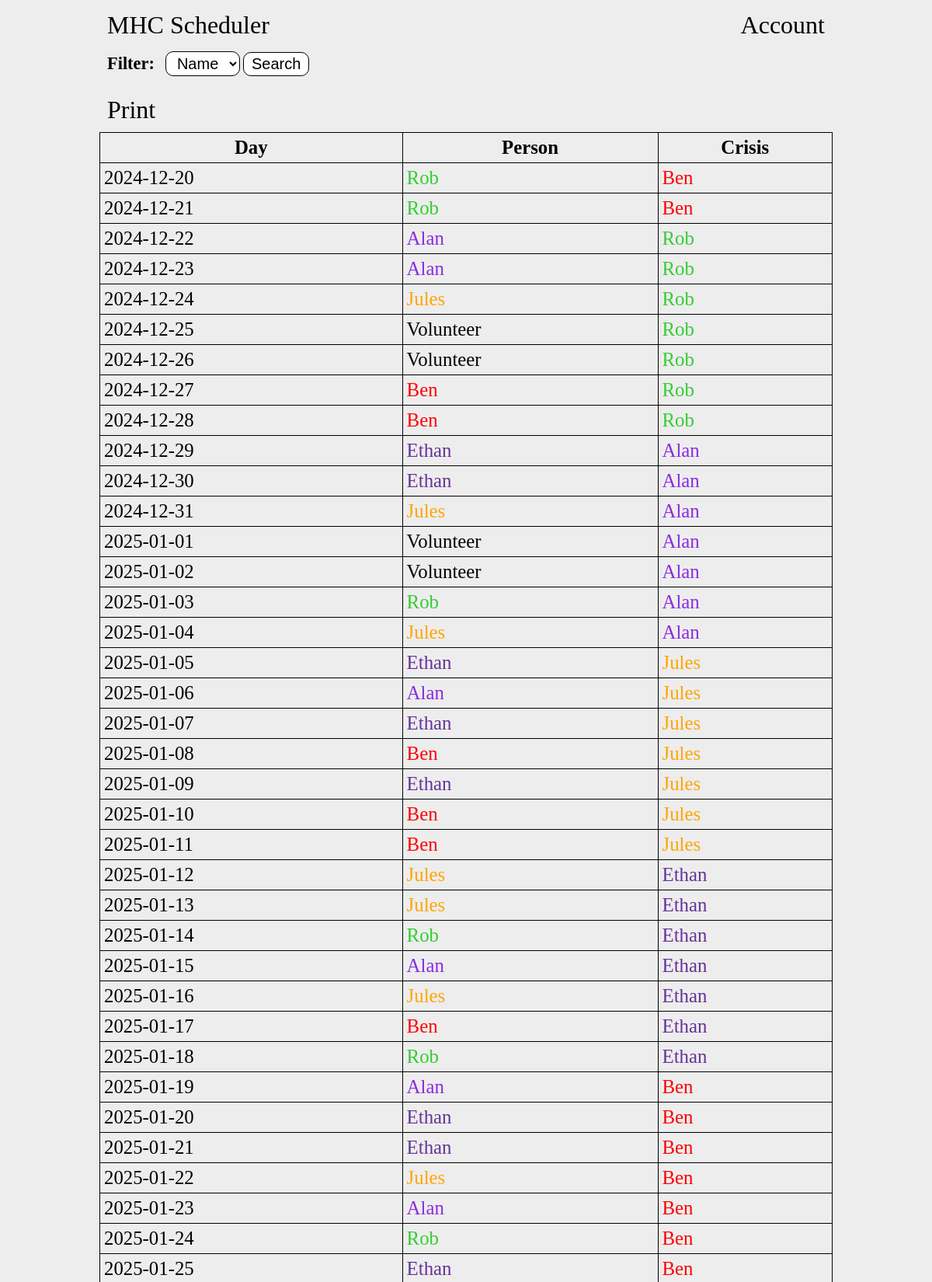
The page / (upper part) on the database its author committed.
### tables this page shows
CREATE TABLE days (id INTEGER NOT NULL, person_id INTEGER NOT NULL, date VARCHAR(255) NOT NULL, crisis_id INTEGER, completed bool, PRIMARY KEY(id), FOREIGN KEY (person_id) REFERENCES people(id));

CREATE TABLE people (id INTEGER NOT NULL, name varchar(255) NOT NULL, admin bool NOT NULL, diff int NOT NULL, password varchar(255), email varchar(255), number INTEGER, sessions bit(10), weight INTEGER, end_diff int, color varchar(255), active BOOL, activate_date varchar(255), finish_date varchar(255), PRIMARY KEY (id));

### app.py (the view)
@app.route("/", methods=["GET"])
def index():
    con = sqlite3.connect("main.db")
    con.row_factory = sqlite3.Row
    cur = con.cursor()
    cur.execute("SELECT name, id FROM people;")
    rows = cur.fetchall()
    peopleData = [dict(row) for row in rows]
    if request.args.get('person'):
        person = request.args.get('person') # Filter days so that only the selected person shows
        cur.execute("SELECT days.date, p1.id AS oncallId, p1.name AS oncall, p1.color AS oncallColor, p2.name AS crisis, p2.color AS crisisColor FROM days LEFT JOIN people p1 ON days.person_id = p1.id JOIN people p2 ON days.crisis_id = p2.id WHERE (days.person_id = ? OR days.crisis_id = ?) AND days.completed = 0 ORDER BY days.id ASC LIMIT 50", (person,person))
    else: # Display all days with a limit of 50
        cur.execute("SELECT date, p1.id AS oncallId, p1.name AS oncall, p1.color AS oncallColor, p2.name AS crisis, p2.color AS crisisColor FROM days LEFT JOIN people p1 ON days.person_id = p1.id JOIN people p2 ON days.crisis_id = p2.id AND days.completed = 0 ORDER BY days.id ASC LIMIT 50")
    rows = cur.fetchall()
    daysData = [dict(row) for row in rows]
    con.close()
    if session.get("admin") != None:
        adminPerms = session['admin']
        if adminPerms == 1:
            return render_template('index.html', people=peopleData, days=daysData, accountLink="./signin", controlText="Admin", controlLink="./account")
        else:
            return render_template('index.html', people=peopleData, days=daysData, accountLink="./signin", controlText="Swaps", controlLink="./account")
    else:
        return render_template('index.html', people=peopleData, days=daysData, accountLink="./signin")

### app.py (called while the page is built)
@app.after_request
def add_header(response):
    response.headers["Cache-Control"] = "no-store, no-cache, must-revalidate, post-check=0, pre-check=0, max-age=0"
    response.headers["Pragma"] = "no-cache"
    response.headers["Expires"] = "0"
    return response

### templates/index.html (shortened to what this page needs)
{% extends "base.html" %}
{% block body %}
<nav>
    <a href="./">MHC Scheduler</a>
    <div>
        <a href="signin">Account</a>
    </div>
</nav>
<main>
    <form method="get">
        <label for="filter">Filter: </label>
        <select name="person" id="filter">
            <option disabled selected>Name</option>
        </select>
        <input type="submit" value="Search">
    </form>
    <a href="javascript:if(window.print)window.print()" class="print">Print</a>
    <table>
        <tr>
            <th>Day</th>
            <th>Person</th>
            <th>Crisis</th>
        </tr>
        {% for day in days %}
        <tr>
            <td>{{ day['date'] }}</td>
            {% if day['oncall'] != None %}
            <td style="color: {{ day['oncallColor'] }}">{{ day['oncall'] }}</td>
            {% else %}
            <td>Volunteer</td>
            {% endif %}
            <td style="color: {{ day['crisisColor'] }}">{{ day['crisis'] }}</td>
        </tr>
        {% endfor %}
    </table>
</main>
{% endblock %}

### templates/base.html (shortened to what this page needs)
<!DOCTYPE html>
<html lang="en">
    <head>
        <link rel="stylesheet" href="{{ url_for('static', filename='main.css') }}">
        <link rel="stylesheet" media="print" href="{{ url_for('static', filename='print.css') }}">
    </head>
    <body>
        {% block body %}
        {% endblock %}
    </body>
</html>

### static/main.css (style rules this page uses)
body { background-color: rgb(237, 237, 237); padding: 0 10%; }
nav { color: black; display: flex; flex-direction: row; justify-content: space-between; align-items: center; height: 6vh; }
.print, nav a { color: black; text-decoration: none; padding: 10px; font-size: 2rem; border-radius: 10px; }
label, select, input { display: inline-block; font-size: 1.25rem; padding: 3px 10px; border-radius: 10px; }
label { font-weight: bold; font-size: 1.4rem; }
select, input { background-color: white; border: 1px solid black; }
form { margin: 10px 0 20px 0; }
form input { margin-bottom: 5px; }
table { width: 100%; margin: 10px 0; }
th, td { padding: 5px; font-size: 1.55rem; }
table, th, td { border: 1px solid black; border-collapse: collapse; }

### static/print.css (style rules this page uses)
nav, form, .print { display: none; }

### rows shown on the page
days: date "2024-12-20", oncall "Rob", crisis "Ben"
days: date "2024-12-21", oncall "Rob", crisis "Ben"
days: date "2024-12-22", oncall "Alan", crisis "Rob"
days: date "2024-12-23", oncall "Alan", crisis "Rob"
days: date "2024-12-24", oncall "Jules", crisis "Rob"
days: date "2024-12-25", shows "Volunteer", crisis "Rob"
days: date "2024-12-26", shows "Volunteer", crisis "Rob"
days: date "2024-12-27", oncall "Ben", crisis "Rob"
days: date "2024-12-28", oncall "Ben", crisis "Rob"
days: date "2024-12-29", oncall "Ethan", crisis "Alan"
days: date "2024-12-30", oncall "Ethan", crisis "Alan"
days: date "2024-12-31", oncall "Jules", crisis "Alan"
days: date "2025-01-01", shows "Volunteer", crisis "Alan"
days: date "2025-01-02", shows "Volunteer", crisis "Alan"
days: date "2025-01-03", oncall "Rob", crisis "Alan"
days: date "2025-01-04", oncall "Jules", crisis "Alan"
days: date "2025-01-05", oncall "Ethan", crisis "Jules"
days: date "2025-01-06", oncall "Alan", crisis "Jules"
days: date "2025-01-07", oncall "Ethan", crisis "Jules"
days: date "2025-01-08", oncall "Ben", crisis "Jules"
days: date "2025-01-09", oncall "Ethan", crisis "Jules"
days: date "2025-01-10", oncall "Ben", crisis "Jules"
days: date "2025-01-11", oncall "Ben", crisis "Jules"
days: date "2025-01-12", oncall "Jules", crisis "Ethan"
days: date "2025-01-13", oncall "Jules", crisis "Ethan"
days: date "2025-01-14", oncall "Rob", crisis "Ethan"
days: date "2025-01-15", oncall "Alan", crisis "Ethan"
days: date "2025-01-16", oncall "Jules", crisis "Ethan"
days: date "2025-01-17", oncall "Ben", crisis "Ethan"
days: date "2025-01-18", oncall "Rob", crisis "Ethan"
days: date "2025-01-19", oncall "Alan", crisis "Ben"
days: date "2025-01-20", oncall "Ethan", crisis "Ben"
days: date "2025-01-21", oncall "Ethan", crisis "Ben"
days: date "2025-01-22", oncall "Jules", crisis "Ben"
days: date "2025-01-23", oncall "Alan", crisis "Ben"
days: date "2025-01-24", oncall "Rob", crisis "Ben"
days: date "2025-01-25", oncall "Ethan", crisis "Ben"
